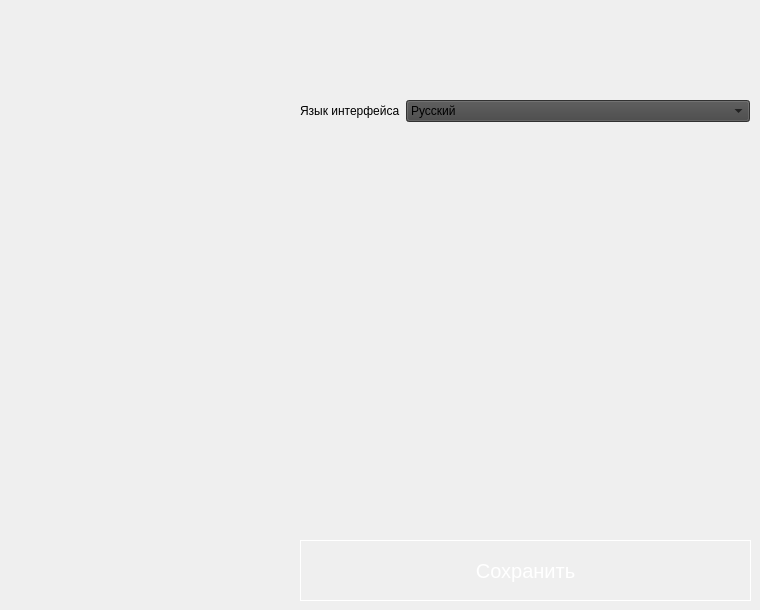
          <widget class="QWidget" name="page_6">
           <property name="styleSheet">
            <string notr="true"/>
           </property>
           <widget class="QWidget" name="formLayoutWidget_6">
            <property name="geometry">
             <rect>
              <x>300</x>
              <y>100</y>
              <width>450</width>
              <height>71</height>
             </rect>
            </property>
            <layout class="QFormLayout" name="formLayout_6">
             <item row="0" column="0">
              <widget class="QLabel" name="label_language">
               <property name="text">
                <string>Язык интерфейса</string>
               </property>
              </widget>
             </item>
             <item row="0" column="1">
              <widget class="QComboBox" name="comboBox_language">
               <property name="styleSheet">
                <string notr="true">background:#454545;</string>
               </property>
               <property name="currentIndex">
                <number>0</number>
               </property>
               <item>
                <property name="text">
                 <string>Русский</string>
                </property>
               </item>
               <item>
                <property name="text">
                 <string>English</string>
                </property>
               </item>
              </widget>
             </item>
            </layout>
           </widget>
           <widget class="QPushButton" name="pushButton_settings">
            <property name="geometry">
             <rect>
              <x>300</x>
              <y>540</y>
              <width>451</width>
              <height>61</height>
             </rect>
            </property>
            <property name="styleSheet">
             <string notr="true">QPushButton {
border:1px solid #fff;
font-size:20px;
color:#fff;
}
QPushButton:hover {
	background-color: rgb(85, 170, 255);
}</string>
            </property>
            <property name="text">
             <string>Сохранить</string>
            </property>
           </widget>
          </widget>
